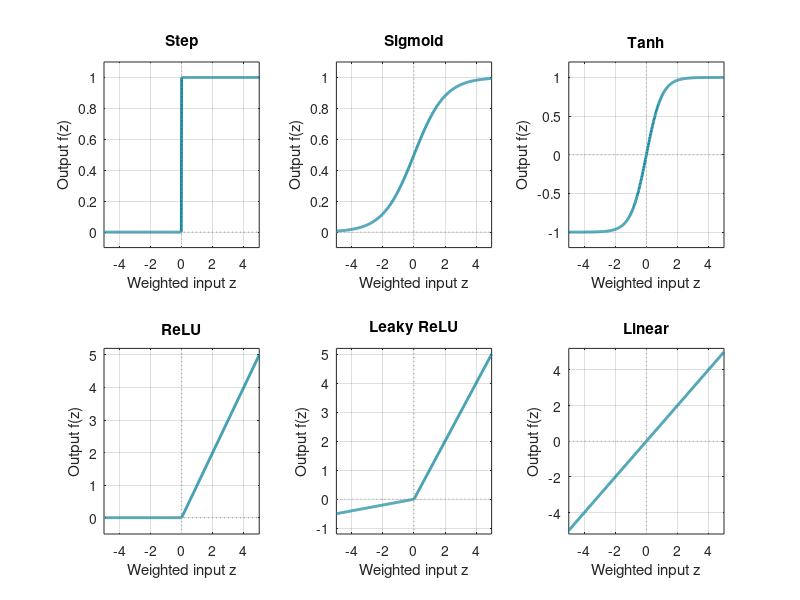

The MATLAB script that drew this image:
%% ANN Demo 0A - Compare six activation functions
% Introduction to Neuroscience | 24 Nov 2026
% BASE MATLAB ONLY. These curves transform the weighted sum z.
% Q: Which outputs can be interpreted as probabilities? Which are unbounded?

clear; clc; close all;
z = linspace(-5, 5, 501);
alpha = 0.10;                       % negative slope of Leaky ReLU; TRY 0.01 / 0.3

step = double(z >= 0);
sigmoid = 1 ./ (1 + exp(-z));
tanhOutput = tanh(z);
relu = max(0, z);
leakyRelu = max(alpha*z, z);
linearOutput = z;

names = {'Step', 'Sigmoid', 'Tanh', 'ReLU', 'Leaky ReLU', 'Linear'};
curves = {step, sigmoid, tanhOutput, relu, leakyRelu, linearOutput};
limits = {[-0.1 1.1], [-0.1 1.1], [-1.2 1.2], [-0.5 5.2], [-1.2 5.2], [-5.2 5.2]};

figure('Color', 'w', 'Name', 'ANN Demo 0A: activation functions');
for k = 1:6
    subplot(2,3,k);
    plot(z, curves{k}, 'Color', [0.07 0.53 0.62], 'LineWidth', 2);
    hold on;
    plot([0 0], limits{k}, ':', 'Color', [0.6 0.6 0.6]);
    plot([-5 5], [0 0], ':', 'Color', [0.6 0.6 0.6]);
    hold off;
    xlim([-5 5]); ylim(limits{k});
    xlabel('Weighted input z'); ylabel('Output f(z)');
    title(names{k}); grid on;
end

% An identical positive z produces different outputs across functions.
zExample = 2;
fprintf('For z = %.1f:\n', zExample);
fprintf(' Step = 1; sigmoid = %.3f; tanh = %.3f; ReLU = %.1f; Leaky ReLU = %.1f\n', ...
    1/(1+exp(-zExample)), tanh(zExample), max(0,zExample), max(alpha*zExample,zExample));

% TRY:
% 1. Change alpha and re-run. What happens when z < 0?
% 2. Which activation functions can output a negative value?
% 3. Why is ReLU common in hidden layers but inappropriate as a probability?
% 4. A sigmoid output between 0 and 1 is NOT automatically calibrated.
